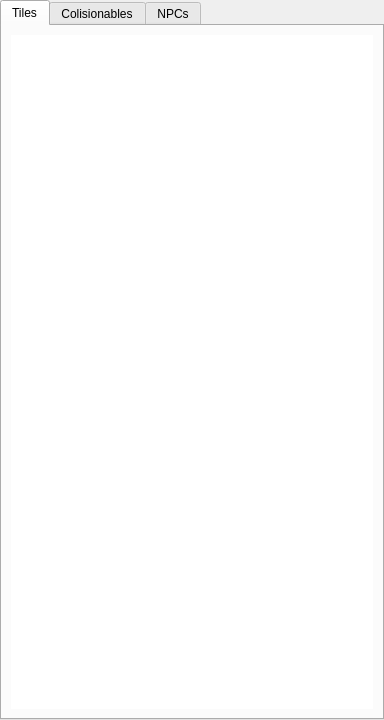
<?xml version="1.0" encoding="UTF-8"?>
<ui version="4.0">
 <class>AssetSelector</class>
 <widget class="QTabWidget" name="AssetSelector">
  <property name="geometry">
   <rect>
    <x>0</x>
    <y>0</y>
    <width>384</width>
    <height>720</height>
   </rect>
  </property>
  <property name="sizePolicy">
   <sizepolicy hsizetype="Preferred" vsizetype="Expanding">
    <horstretch>0</horstretch>
    <verstretch>0</verstretch>
   </sizepolicy>
  </property>
  <property name="windowTitle">
   <string>TabWidget</string>
  </property>
  <property name="currentIndex">
   <number>0</number>
  </property>
  <widget class="QWidget" name="tile_selector">
   <attribute name="title">
    <string>Tiles</string>
   </attribute>
   <layout class="QVBoxLayout" name="verticalLayout_3">
    <item>
     <widget class="QListWidget" name="tiles_list">
      <property name="styleSheet">
       <string notr="true">QListWidget::item {
    padding: 2px;
    margin: 0px;
}</string>
      </property>
      <property name="frameShape">
       <enum>QFrame::Shape::NoFrame</enum>
      </property>
      <property name="frameShadow">
       <enum>QFrame::Shadow::Plain</enum>
      </property>
      <property name="horizontalScrollBarPolicy">
       <enum>Qt::ScrollBarPolicy::ScrollBarAlwaysOff</enum>
      </property>
      <property name="iconSize">
       <size>
        <width>80</width>
        <height>80</height>
       </size>
      </property>
      <property name="textElideMode">
       <enum>Qt::TextElideMode::ElideRight</enum>
      </property>
      <property name="verticalScrollMode">
       <enum>QAbstractItemView::ScrollMode::ScrollPerPixel</enum>
      </property>
      <property name="movement">
       <enum>QListView::Movement::Static</enum>
      </property>
      <property name="resizeMode">
       <enum>QListView::ResizeMode::Fixed</enum>
      </property>
      <property name="spacing">
       <number>0</number>
      </property>
      <property name="gridSize">
       <size>
        <width>120</width>
        <height>120</height>
       </size>
      </property>
      <property name="viewMode">
       <enum>QListView::ViewMode::IconMode</enum>
      </property>
      <property name="uniformItemSizes">
       <bool>false</bool>
      </property>
      <property name="wordWrap">
       <bool>false</bool>
      </property>
      <property name="selectionRectVisible">
       <bool>true</bool>
      </property>
      <property name="itemAlignment">
       <set>Qt::AlignmentFlag::AlignHCenter</set>
      </property>
      <property name="sortingEnabled">
       <bool>true</bool>
      </property>
     </widget>
    </item>
   </layout>
  </widget>
  <widget class="QWidget" name="colliders_selector">
   <attribute name="title">
    <string>Colisionables</string>
   </attribute>
   <layout class="QVBoxLayout" name="verticalLayout_2">
    <item>
     <widget class="QListWidget" name="colliders_list">
      <property name="frameShape">
       <enum>QFrame::Shape::NoFrame</enum>
      </property>
      <property name="frameShadow">
       <enum>QFrame::Shadow::Plain</enum>
      </property>
      <property name="horizontalScrollBarPolicy">
       <enum>Qt::ScrollBarPolicy::ScrollBarAlwaysOff</enum>
      </property>
      <property name="iconSize">
       <size>
        <width>80</width>
        <height>80</height>
       </size>
      </property>
      <property name="textElideMode">
       <enum>Qt::TextElideMode::ElideRight</enum>
      </property>
      <property name="verticalScrollMode">
       <enum>QAbstractItemView::ScrollMode::ScrollPerPixel</enum>
      </property>
      <property name="movement">
       <enum>QListView::Movement::Static</enum>
      </property>
      <property name="resizeMode">
       <enum>QListView::ResizeMode::Fixed</enum>
      </property>
      <property name="spacing">
       <number>0</number>
      </property>
      <property name="gridSize">
       <size>
        <width>120</width>
        <height>120</height>
       </size>
      </property>
      <property name="viewMode">
       <enum>QListView::ViewMode::IconMode</enum>
      </property>
      <property name="uniformItemSizes">
       <bool>false</bool>
      </property>
      <property name="wordWrap">
       <bool>false</bool>
      </property>
      <property name="selectionRectVisible">
       <bool>true</bool>
      </property>
      <property name="itemAlignment">
       <set>Qt::AlignmentFlag::AlignHCenter</set>
      </property>
      <property name="sortingEnabled">
       <bool>true</bool>
      </property>
     </widget>
    </item>
   </layout>
  </widget>
  <widget class="QWidget" name="npcs_selector">
   <attribute name="title">
    <string>NPCs</string>
   </attribute>
   <layout class="QVBoxLayout" name="verticalLayout">
    <item>
     <widget class="QListWidget" name="npcs_list">
      <property name="frameShape">
       <enum>QFrame::Shape::NoFrame</enum>
      </property>
      <property name="frameShadow">
       <enum>QFrame::Shadow::Plain</enum>
      </property>
      <property name="horizontalScrollBarPolicy">
       <enum>Qt::ScrollBarPolicy::ScrollBarAlwaysOff</enum>
      </property>
      <property name="iconSize">
       <size>
        <width>80</width>
        <height>80</height>
       </size>
      </property>
      <property name="textElideMode">
       <enum>Qt::TextElideMode::ElideRight</enum>
      </property>
      <property name="verticalScrollMode">
       <enum>QAbstractItemView::ScrollMode::ScrollPerPixel</enum>
      </property>
      <property name="movement">
       <enum>QListView::Movement::Static</enum>
      </property>
      <property name="isWrapping" stdset="0">
       <bool>true</bool>
      </property>
      <property name="resizeMode">
       <enum>QListView::ResizeMode::Fixed</enum>
      </property>
      <property name="spacing">
       <number>0</number>
      </property>
      <property name="gridSize">
       <size>
        <width>120</width>
        <height>120</height>
       </size>
      </property>
      <property name="viewMode">
       <enum>QListView::ViewMode::IconMode</enum>
      </property>
      <property name="uniformItemSizes">
       <bool>false</bool>
      </property>
      <property name="wordWrap">
       <bool>false</bool>
      </property>
      <property name="selectionRectVisible">
       <bool>true</bool>
      </property>
      <property name="itemAlignment">
       <set>Qt::AlignmentFlag::AlignHCenter</set>
      </property>
      <property name="sortingEnabled">
       <bool>true</bool>
      </property>
     </widget>
    </item>
   </layout>
  </widget>
 </widget>
 <resources/>
 <connections/>
</ui>
